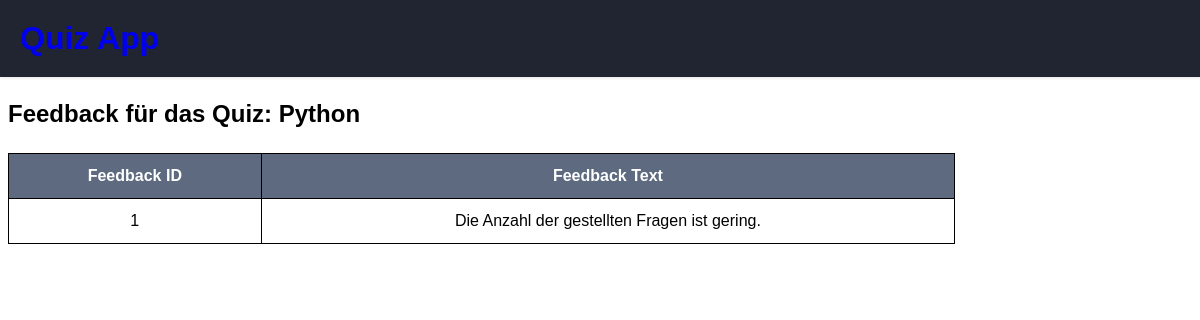
The app's page /showFeedback/1 with its own data.
### tables this page shows
CREATE TABLE quiz (
    	quiz_id INTEGER PRIMARY KEY AUTOINCREMENT,
    	dozent_id int,
    	thema varchar(20),   
    	freigegeben boolean DEFAULT 0,  --New Attribute for release status
    	FOREIGN KEY (dozent_id) REFERENCES dozent (dozent_id)
    );

CREATE TABLE feedback (
        feedback_id INTEGER PRIMARY KEY AUTOINCREMENT,
        quiz_id int Not Null,
        feedback_text text,
        FOREIGN KEY (quiz_id) REFERENCES quiz (quiz_id)
    );

### app.py (the view)
@app.route('/showFeedback/<int:quiz_id>')
def showFeedback(quiz_id):
    quiz_data = getQuizDataFromDatabase(quiz_id)
    feedback = fetchFeedbackForQuiz(quiz_id)
    return render_template('showFeedback.html', quiz_data=quiz_data, feedback=feedback)

### app.py (called while the page is built)
def getQuizDataFromDatabase(quiz_id):
    quiz_data = fetchQuizDataFromDatabase(quiz_id)
    return quiz_data

### database.py (called while the page is built)
def connectDatabase():
    conn = sqlite3.connect('database.db')
    return conn

def fetchQuizDataFromDatabase(quiz_id):
    conn = connectDatabase()
    conn.row_factory = sqlite3.Row
    cur = conn.cursor()
    cur.execute("SELECT * FROM quiz WHERE quiz_id = ?", (quiz_id,))
    quiz_data = cur.fetchone()
    conn.close()
    return quiz_data

def fetchFeedbackForQuiz(quiz_id):
    conn = connectDatabase()
    conn.row_factory = sqlite3.Row
    cur = conn.cursor()
    cur.execute("SELECT * FROM feedback WHERE quiz_id = ?", (quiz_id,))
    feedback = cur.fetchall()
    conn.close()
    return feedback

### templates/showFeedback.html (shortened to what this page needs)
{% extends 'base.html' %}
{% block body %}
    <header>
        <h1><a href="/index.html">Quiz App</a></h1>
    </header>
    <h2>Feedback für das Quiz: {{ quiz_data['thema'] }}</h2>
    {% if feedback %}
         <table border="1">
            <thead>
                <tr>
                    <th>Feedback ID</th>
                    <th>Feedback Text</th>
                </tr>
            </thead>
            <tbody>
                {% for fb in feedback %}
                    <tr>
                        <td>{{ fb['feedback_id'] }}</td>
                        <td>{{ fb['feedback_text'] }}</td>
                    </tr>
                {% endfor %}
            </tbody>
        </table>
    {% else %}
        <p>Es liegt noch kein Feedback vor.</p>
    {% endif %}
{% endblock %}

### static/css/stylesheet.css (style rules this page uses)
body { font-family: Arial, sans-serif; }
header { position: fixed; top: 0; left: 0; width: 100%; background-color: #212431; color: #fff; padding: 20px; box-shadow: 0px 1px 3px rgba(0, 0, 0, 0.1); }
h1 { margin: 0; padding: 0; }
h2 { margin-top: 100px; }
a { text-decoration: none; margin-bottom: 10px; }
table { border: 1px solid black; border-collapse: collapse; width: 80%; margin-top: 25px; }
th { background-color:#5D6A7F; color: white; }
th, td { text-align: center; padding: 13px; border: 1px solid black; }

### records on screen
quiz: thema "Python"
feedback: feedback_id "1", feedback_text "Die Anzahl der gestellten Fragen ist gering."
